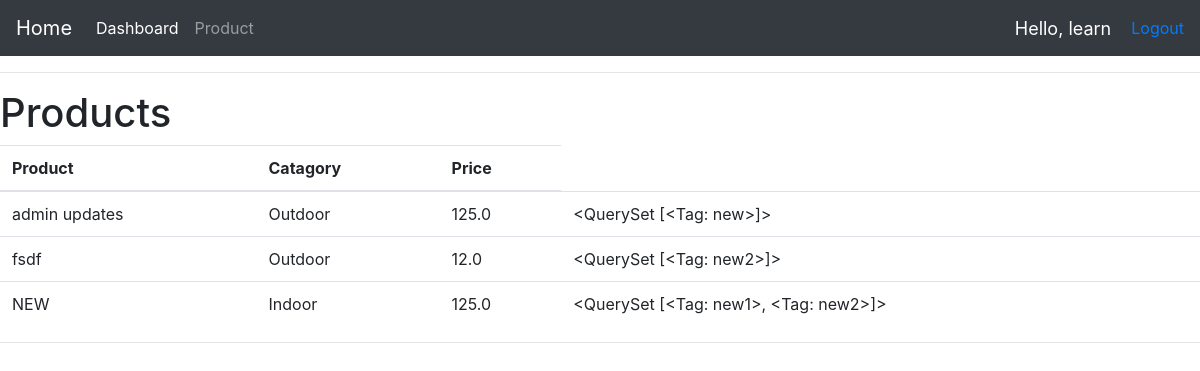
The page /product/ (signed in) on the database as committed earlier.
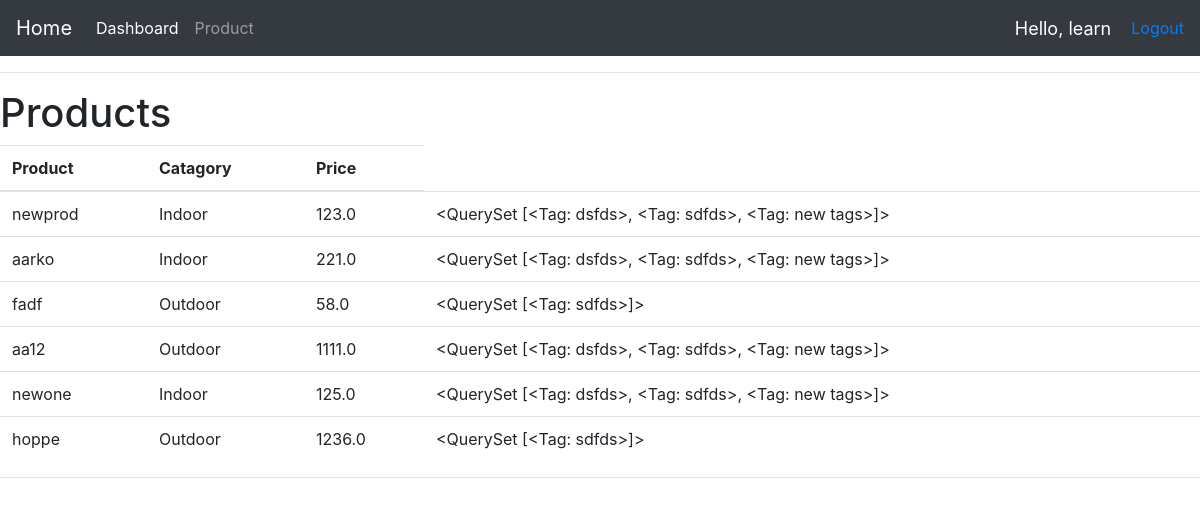
The same page on the database as committed later.
### account/models.py (models this page shows, shortened)
class Product(models.Model):
    CATAGORY = (
        ('Indoor' , 'Indoor'),
        ('Outdoor' , 'Outdoor')
    )
    name = models.CharField(max_length=200, null=True)
    tag = models.ManyToManyField(Tag)
    img = models.ImageField(default = "profile.png" ,  null = True , blank = True, upload_to="products")
    price = models.FloatField(null=True)
    catagory = models.CharField(max_length=200, null=True , choices=CATAGORY)
    date_created = models.DateTimeField(auto_now_add=True , null=True)

class Tag(models.Model):
    name = models.CharField(max_length=200, null=True)
    def __str__(self):
        return self.name

### account/decorators.py (the view)
        def wrapper_func(request , *args , **kwargs):
            group = None
            if request.user.groups.exists():
                group = request.user.groups.all()[0].name
                if group in allowed_roles:
                    print(view_func)
                    return view_func(request , *args , **kwargs)
                else:
                    return HttpResponse('You are not authorized to view this page.')

### account/views.py (called while the page is built)
@login_required(login_url='login')
@allowed_user(allowed_roles = ['admin'])
def products(request):
    try:
        products = Product.objects.all()
        return render(request , 'accounts/products.html' , {'product' : products})
    except:
        return HttpResponse('ERROR OCCURED')

### account/templates/accounts/products.html
{% extends 'accounts/main.html' %}
{% block content%}
<h1>Products</h1>
<table class="table">
    <thead>
      <tr>
        <th scope="col">Product</th>
        <th scope="col">Catagory</th>
        <th scope="col">Price</th>
      </tr>
    </thead>
    <tbody>
        {% for i in product %}
      <tr>
        <td>{{i.name}}</td>
        <td>{{i.catagory}}</td>
        <td>{{i.price}}</td>
        <td>{{i.tag.all}}</td>
      </tr>
      {% endfor %}
    </tbody>
  </table>
{% endblock %}

### account/templates/accounts/main.html (shortened to what this page needs)
<html lang="en">
<head>
    <link rel="stylesheet" href="https://stackpath.bootstrapcdn.com/bootstrap/4.3.1/css/bootstrap.min.css">
</head>
<body>
    {% include 'accounts/navbar.html' %}
    <hr>
    {% block content%}
    {% endblock %}
    <hr>
</body>
</html>

### account/templates/accounts/navbar.html (shortened to what this page needs)
<nav class="navbar navbar-expand-lg navbar-dark bg-dark">
    <a class="navbar-brand" href="{% url 'home' %}">Home</a>
    <div class="collapse navbar-collapse" id="navbarNav">
      {% if request.user.is_staff %}
      <ul class="navbar-nav">
        <li class="nav-item active">
          <a class="nav-link" href="#">Dashboard <span class="sr-only">(current)</span></a>
        </li>
        <li class="nav-item">
          <a class="nav-link" href="#">Product</a>
        </li>
      {% endif %}
    </ul>
    </div>
    <span style="color: #fff; font-size: 18px; margin-right: 20px;">Hello, {{request.user}} </span>
    <span><a href="{% url 'logout' %}">Logout</a></span>
  </nav>

Rows that differ between the two databases and show on the page:
removed Product: name "admin updates", catagory "Outdoor", price "125.0", tag.all "<QuerySet [<Tag: new>]>"
removed Product: name "fsdf", catagory "Outdoor", price "12.0", tag.all "<QuerySet [<Tag: new2>]>"
removed Product: name "NEW", catagory "Indoor", price "125.0", tag.all "<QuerySet [<Tag: new1>, <Tag: new2>]>"
added Product: name "newprod", catagory "Indoor", price "123.0", tag.all "<QuerySet [<Tag: dsfds>, <Tag: sdfds>, <Tag: new tags>]>"
added Product: name "aarko", catagory "Indoor", price "221.0", tag.all "<QuerySet [<Tag: dsfds>, <Tag: sdfds>, <Tag: new tags>]>"
added Product: name "fadf", catagory "Outdoor", price "58.0", tag.all "<QuerySet [<Tag: sdfds>]>"
added Product: name "aa12", catagory "Outdoor", price "1111.0", tag.all "<QuerySet [<Tag: dsfds>, <Tag: sdfds>, <Tag: new tags>]>"
added Product: name "newone", catagory "Indoor", price "125.0", tag.all "<QuerySet [<Tag: dsfds>, <Tag: sdfds>, <Tag: new tags>]>"
added Product: name "hoppe", catagory "Outdoor", price "1236.0", tag.all "<QuerySet [<Tag: sdfds>]>"
